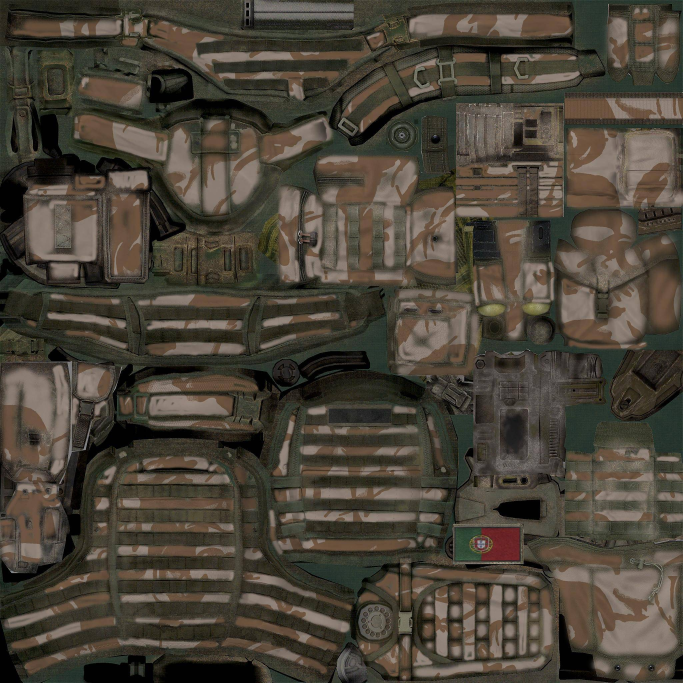
#> input picture PTsimsColetes/Image/Desert.jpg, 2048 x 2048 px, found by its file name (shown at 1/3 size); its folder holds 4 pictures in this run
$ python main.py   (older library calls are emulated)
#> lines starting #> are read from the running program, lines starting #| are printed output that depends on the picture
from PIL import Image, ImageDraw,ImageFont,ImageOps
import subprocess
import sys
from subprocess import DEVNULL
import os
# Print iterations progress
def printProgressBar(iteration, total, prefix='', suffix='', decimals=1, length=100, fill='█', printEnd="\r"):
    """
    Call in a loop to create terminal progress bar
    @params:
        iteration   - Required  : current iteration (Int)
        total       - Required  : total iterations (Int)
        prefix      - Optional  : prefix string (Str)
        suffix      - Optional  : suffix string (Str)
        decimals    - Optional  : positive number of decimals in percent complete (Int)
        length      - Optional  : character length of bar (Int)
        fill        - Optional  : bar fill character (Str)
        printEnd    - Optional  : end character (e.g. "\r", "\r\n") (Str)
    """
    percent = ("{0:." + str(decimals) + "f}").format(100 *
                                                     (iteration / float(total)))
    filledLength = int(length * iteration // total)
    bar = fill * filledLength + '-' * (length - filledLength)
    print('\r%s |%s| %s%% %s' % (prefix, bar, percent, suffix), end=printEnd)
    # Print New Line on Complete
    if iteration == total:
        print()


nomes = ['Tomas1207','Mr Rato','Andre','TheBigOne','Stone Ricci','Rui_Sludge','Mata Pombos','Kaos','Crisostomo','MiTraPT','MacgyverPT','Dog','Costa','SrWer','MaG','NicoFuzu','Krespin','Rodriguez','Batman','Ranger','Birta','Telmo','Red']
types = ['Desert','DPM']
# [5 lines of commented-out code are left out]
userinput = ""

total = len(nomes)

def namecontrol(name):
    if len(name) > 10:
        font_type = ImageFont.truetype('.\LLLIBERT.TTF',24)
    else:
        font_type = ImageFont.truetype('.\LLLIBERT.TTF',26)
    return font_type

def mirroImg(image):
    return ImageOps.mirror(image)

def seralizenome(nome):
    return nome.replace(" ","").lower()
def textdrawonimg(mirro,nome,tipo,font_type):
    draw = ImageDraw.Draw(mirro)
    text = draw.textsize(nome[::-1],font_type)
    draw.text(xy=(((1060+874)/2)-text[0]/2,((1267+1227)/2)-text[1]/2),text=nome,font=font_type)
    nome = seralizenome(nome)
    mirro.save("mirrorImagens/PT_DPM_"+tipo+"_"+ nome +"_vests.png")

def opentypeimg(tipo):
    return Image.open(f'.\Image\{tipo}.jpg')

def unmirroandreadytopack(tipo,nome):
    nome = seralizenome(nome)
    imagepos = Image.open("mirrorImagens/PT_DPM_"+tipo+"_"+ nome +"_vests.png")
    img = mirroImg(imagepos)
    img.save("FinalImagens/PT_DPM_"+tipo+"_"+ nome + "_vests.png")

def imgageCretator(tipo):
    counter = 0
    for nome in nomes:
        counter +=1
        printProgressBar(counter,total,prefix="Progress:",suffix='Complete', length=50)
        textdrawonimg(mirroImg(opentypeimg(tipo)),nome,tipo,namecontrol(nome))
#> in opentypeimg, returned value is the input picture: PIL image 2048x2048 RGB; mean R, G, B 73.7, 67, 55.8
#> in mirroImg, `return ImageOps.mirror(image)`:
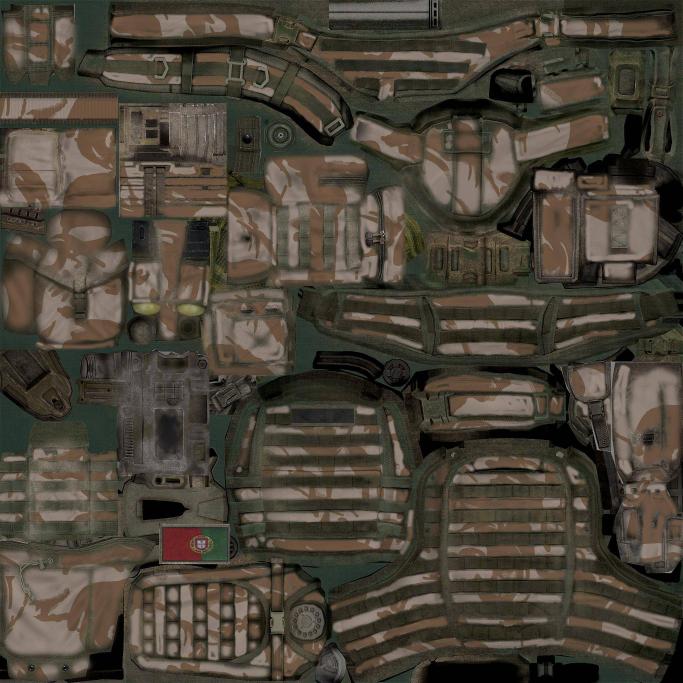
#> returned value: PIL image 2048x2048 RGB (shown at 1/3 size); mean R, G, B 73.7, 67, 55.8
#> in textdrawonimg, `text = draw.textsize(nome[::-1],font_type)`: text = (153, 25)
        unmirroandreadytopack(tipo,nome)
        nome = seralizenome(nome)
#> (the run stopped early here; a loop or call above may not have finished)
